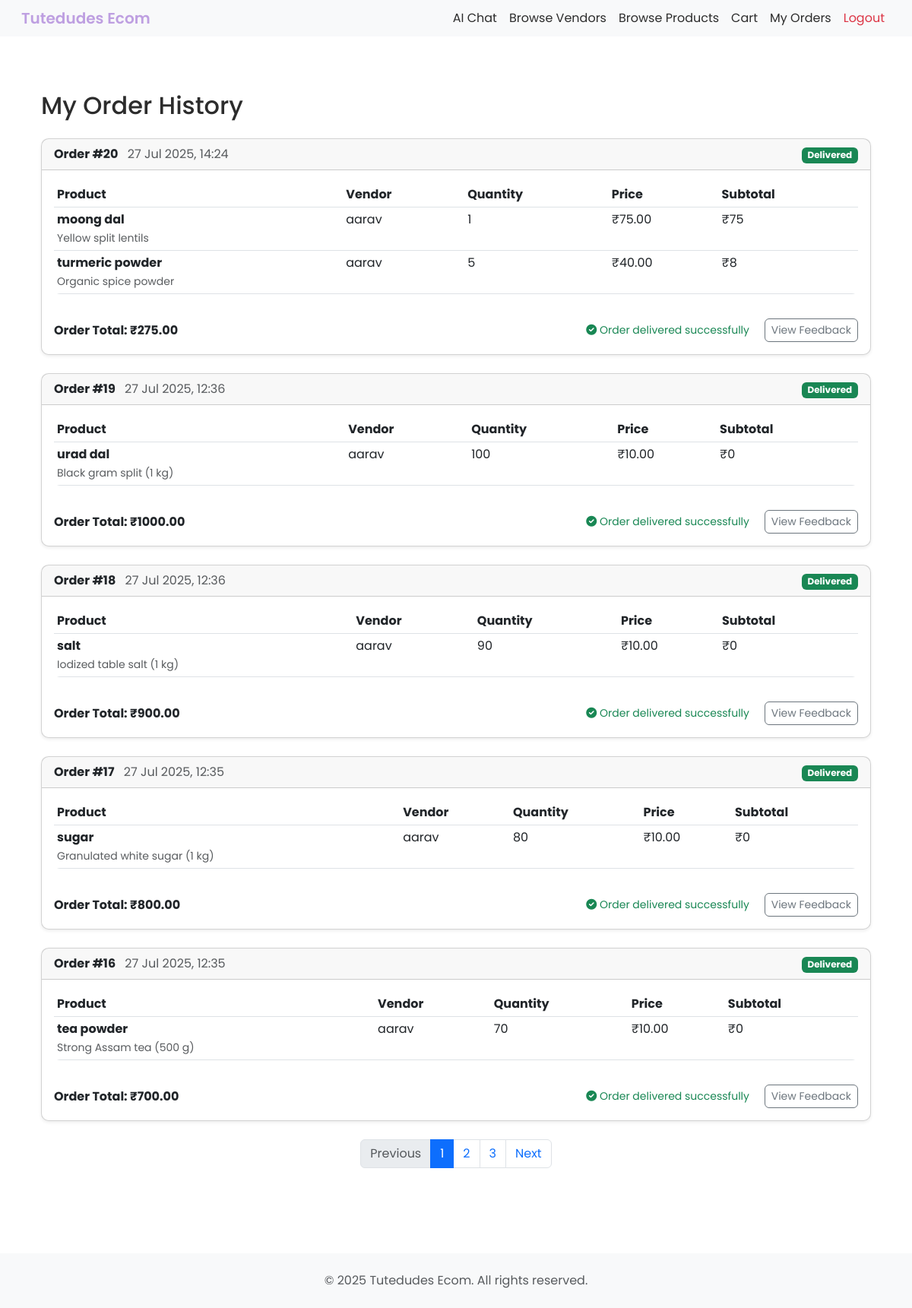
The page /retailer/orders/ (signed in) on the database its author committed.
### ecomApp/models.py (models this page shows, shortened)
class Order(models.Model):
    STATUS_CHOICES = [
        ('pending', 'Pending'),
        ('processing', 'Processing'),
        ('dispatched', 'Dispatched'),
        ('delivered', 'Delivered'),
        ('cancelled', 'Cancelled'),
    ]
    retailer = models.ForeignKey(settings.AUTH_USER_MODEL, on_delete=models.CASCADE, related_name='orders')
    created_at = models.DateTimeField(auto_now_add=True)
    total_price = models.DecimalField(max_digits=10, decimal_places=2)
    status = models.CharField(max_length=20, choices=STATUS_CHOICES, default='pending')

class OrderItem(models.Model):
    order = models.ForeignKey(Order, on_delete=models.CASCADE, related_name='items')
    product = models.ForeignKey(Product, on_delete=models.CASCADE)
    vendor = models.ForeignKey(settings.AUTH_USER_MODEL, on_delete=models.CASCADE, limit_choices_to={'is_vendor': True}, related_name='order_items', null=True, blank=True)
    quantity = models.PositiveIntegerField()
    price_at_order_time = models.DecimalField(max_digits=10, decimal_places=2)
    delivered = models.BooleanField(default=False)
    added_by = models.CharField(max_length=10, choices=[('AI', 'AI'), ('Manual', 'Manual')], default='Manual')

class Product(models.Model):
    vendor = models.ForeignKey(settings.AUTH_USER_MODEL, on_delete=models.CASCADE, limit_choices_to={'is_vendor': True}, related_name='products')
    category = models.ForeignKey('Category', on_delete=models.SET_NULL, null=True, blank=True, related_name='products')
    name = models.CharField(max_length=255)
    description = models.TextField(blank=True)
    price = models.DecimalField(max_digits=10, decimal_places=2)
    quantity = models.PositiveIntegerField()
    image = models.ImageField(upload_to='product_images/', blank=True, null=True)
    available = models.BooleanField(default=True)
    created_at = models.DateTimeField(auto_now_add=True)
    updated_at = models.DateTimeField(auto_now=True)

class CustomUser(AbstractUser):
    is_vendor = models.BooleanField(default=False)
    is_retailer = models.BooleanField(default=False)

### ecomApp/views.py (the view)
# urls.py: path('retailer/orders/', views.retailer_order_history, name='retailer_order_history'),
def retailer_order_history(request):
    from .models import Order, OrderItem
    from decimal import Decimal
    orders_qs = Order.objects.filter(retailer=request.user).order_by('-created_at')
    from django.core.paginator import Paginator
    paginator = Paginator(orders_qs, 5)
    page_number = request.GET.get('page')
    orders = paginator.get_page(page_number)
    orders_with_items = []
    for order in orders:
        order_items = OrderItem.objects.select_related('product', 'product__vendor').filter(order=order)
        order_total = Decimal('0')
        for item in order_items:
            order_total += item.price_at_order_time * item.quantity
        orders_with_items.append({
            'order': order,
            'items': order_items,
            'total': order_total
        })
    return render(request, 'retailer_orders.html', {
        'orders_with_items': orders_with_items,
        'page_obj': orders
    })

### ecomApp/templates/retailer_orders.html (shortened to what this page needs)
{% extends "base.html" %}
{% block content %}
<div class="container py-5">
    <h2 class="mb-4">My Order History</h2>
    {% if orders_with_items %}
        {% for order_data in orders_with_items %}
        <div class="card mb-4 shadow-sm">
            <div class="card-header d-flex justify-content-between align-items-center">
                <div>
                    <strong>Order #{{ order_data.order.id }}</strong>
                    <span class="text-muted ms-2">{{ order_data.order.created_at|date:"d M Y, H:i" }}</span>
                </div>
                <div>
                    {% if order_data.order.status == 'pending' %}
                        <span class="badge bg-warning text-dark">{{ order_data.order.get_status_display }}</span>
                    {% elif order_data.order.status == 'processing' %}
                        <span class="badge bg-info">{{ order_data.order.get_status_display }}</span>
                    {% elif order_data.order.status == 'shipped' %}
                        <span class="badge bg-primary">{{ order_data.order.get_status_display }}</span>
                    {% elif order_data.order.status == 'delivered' %}
                        <span class="badge bg-success">{{ order_data.order.get_status_display }}</span>
                    {% else %}
                        <span class="badge bg-secondary">{{ order_data.order.get_status_display }}</span>
                    {% endif %}
                </div>
            </div>
            <div class="card-body">
                <div class="table-responsive">
                    <table class="table table-sm">
                        <thead>
                            <tr>
                                <th>Product</th>
                                <th>Vendor</th>
                                <th>Quantity</th>
                                <th>Price</th>
                                <th>Subtotal</th>
                            </tr>
                        </thead>
                        <tbody>
                            {% for item in order_data.items %}
                            <tr>
                                <td>
                                    <strong>{{ item.product.name }}</strong>
                                    {% if item.product.description %}
                                        <br><small class="text-muted">{{ item.product.description|truncatewords:10 }}</small>
                                    {% endif %}
                                </td>
                                <td>{{ item.product.vendor.username }}</td>
                                <td>{{ item.quantity }}</td>
                                <td>₹{{ item.price_at_order_time }}</td>
                                <td>₹{% widthratio item.price_at_order_time item.quantity 1 %}</td>
                            </tr>
                            {% endfor %}
                        </tbody>
                    </table>
                </div>
                <div class="d-flex justify-content-between align-items-center mt-3">
                    <div>
                        <strong>Order Total: ₹{{ order_data.total|floatformat:2 }}</strong>
                    </div>
                    <div>
                        {% if order_data.order.status == 'pending' %}
                            <small class="text-muted">
                                <i class="fas fa-clock"></i> Order placed, waiting for vendor confirmation
                            </small>
                        {% elif order_data.order.status == 'processing' %}
                            <small class="text-info">
                                <i class="fas fa-cog"></i> Order is being processed
                            </small>
                        {% elif order_data.order.status == 'shipped' %}
                            <small class="text-primary">
                                <i class="fas fa-truck"></i> Order has been shipped
                            </small>
                        {% elif order_data.order.status == 'delivered' %}
                             <small class="text-success">
                                 <i class="fas fa-check-circle"></i> Order delivered successfully
                             </small>
                             {% with order_data.order.feedbacks.all as fbs %}
                                 {% if fbs|length == 0 %}
                                     <a href="{% url 'order_feedback' order_data.order.id %}" class="btn btn-outline-primary btn-sm ms-3">Give Feedback</a>
                                 {% else %}
                                     <button class="btn btn-outline-secondary btn-sm ms-3" type="button" data-bs-toggle="collapse" data-bs-target="#myfb-{{ order_data.order.id }}" aria-expanded="false" aria-controls="myfb-{{ order_data.order.id }}">View Feedback</button>
                                 {% endif %}
                             {% endwith %}
                        {% endif %}
                    </div>
                </div>
            </div>
        </div>
        {% endfor %}
    {% else %}
        <div class="alert alert-info text-center">
            <h4>No Orders Yet</h4>
            <p>You haven't placed any orders yet. Start shopping to see your order history here!</p>
            <a href="{% url 'browse_products' %}" class="btn btn-primary">Browse Products</a>
        </div>
    {% endif %}
{% if page_obj.has_other_pages %}
<nav class="mt-4" aria-label="Orders pagination">
  <ul class="pagination justify-content-center">
    {% if page_obj.has_previous %}
      <li class="page-item"><a class="page-link" href="?page={{ page_obj.previous_page_number }}">Previous</a></li>
    {% else %}<li class="page-item disabled"><span class="page-link">Previous</span></li>{% endif %}
    {% for num in page_obj.paginator.page_range %}
      {% if page_obj.number == num %}
        <li class="page-item active"><span class="page-link">{{ num }}</span></li>
      {% else %}
        <li class="page-item"><a class="page-link" href="?page={{ num }}">{{ num }}</a></li>
      {% endif %}
    {% endfor %}
    {% if page_obj.has_next %}
      <li class="page-item"><a class="page-link" href="?page={{ page_obj.next_page_number }}">Next</a></li>
    {% else %}<li class="page-item disabled"><span class="page-link">Next</span></li>{% endif %}
  </ul>
</nav>
{% endif %}
</div>
{% endblock %}
{% block extra_head %}
<link rel="stylesheet" href="https://cdnjs.cloudflare.com/ajax/libs/font-awesome/6.0.0/css/all.min.css">
{% endblock %}

### ecomApp/static/css/style.css (style rules this page uses)
:root { --color-primary: #BE9FE1; --color-primary-hover: #A98BC9; --color-primary-disabled: rgba(190,159,225,0.8); --color-accent-light: #E1CCEC; --color-accent-medium: #C9B6E4; --color-bg: #FFFFFF; --color-bg-secondary: #F1F1F6; --color-text: #2C2C2C; --color-text-secondary: #6C757D; }
body { font-family: 'Poppins', sans-serif ; }
.card { border-radius: 10px; box-shadow: 0 2px 4px rgba(0,0,0,0.1); transition: transform 0.2s; }
.table { border-radius: 8px; overflow: hidden; }
.btn { border-radius: 6px; }
body { background: var(--color-bg); color: var(--color-text); }
a { color: var(--color-primary); }
html, body { height: 100%; }
body { display: flex; flex-direction: column; }

### ecomApp/templates/base.html (style rules this page uses)
body { font-family: 'Poppins', sans-serif !important; }

### rows shown on the page
Order: order.id "20", order.created_at "27 Jul 2025, 14:24", order.status "Delivered", total "275.00"
OrderItem: product.name "moong dal", product.description "Yellow split lentils", product.vendor.username "aarav", quantity "1", price_at_order_time "75.00", price_at_order_time+quantity "75"
OrderItem: product.name "turmeric powder", product.description "Organic spice powder", product.vendor.username "aarav", quantity "5", price_at_order_time "40.00", price_at_order_time+quantity "8"
Order: order.id "19", order.created_at "27 Jul 2025, 12:36", order.status "Delivered", total "1000.00"
OrderItem: product.name "urad dal", product.description "Black gram split (1 kg)", product.vendor.username "aarav", quantity "100", price_at_order_time "10.00", price_at_order_time+quantity "0"
Order: order.id "18", order.created_at "27 Jul 2025, 12:36", order.status "Delivered", total "900.00"
OrderItem: product.name "salt", product.description "Iodized table salt (1 kg)", product.vendor.username "aarav", quantity "90", price_at_order_time "10.00", price_at_order_time+quantity "0"
Order: order.id "17", order.created_at "27 Jul 2025, 12:35", order.status "Delivered", total "800.00"
OrderItem: product.name "sugar", product.description "Granulated white sugar (1 kg)", product.vendor.username "aarav", quantity "80", price_at_order_time "10.00", price_at_order_time+quantity "0"
Order: order.id "16", order.created_at "27 Jul 2025, 12:35", order.status "Delivered", total "700.00"
OrderItem: product.name "tea powder", product.description "Strong Assam tea (500 g)", product.vendor.username "aarav", quantity "70", price_at_order_time "10.00", price_at_order_time+quantity "0"

### other values the page prints
{{ num }} "1"
{{ num }} "2" "3"
